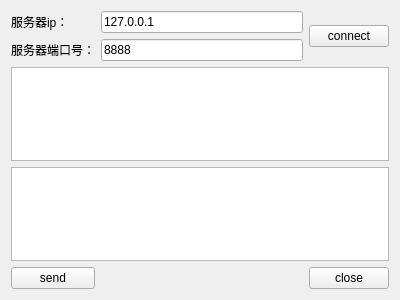
<?xml version="1.0" encoding="UTF-8"?>
<ui version="4.0">
 <class>clientwidget</class>
 <widget class="QWidget" name="clientwidget">
  <property name="geometry">
   <rect>
    <x>0</x>
    <y>0</y>
    <width>400</width>
    <height>300</height>
   </rect>
  </property>
  <property name="windowTitle">
   <string>Form</string>
  </property>
  <layout class="QGridLayout" name="gridLayout">
   <item row="0" column="0">
    <widget class="QLabel" name="label">
     <property name="text">
      <string>服务器ip：</string>
     </property>
    </widget>
   </item>
   <item row="0" column="1">
    <widget class="QLineEdit" name="lineEditIp">
     <property name="text">
      <string>127.0.0.1</string>
     </property>
    </widget>
   </item>
   <item row="0" column="2" rowspan="2">
    <widget class="QPushButton" name="pushButtonConnect">
     <property name="text">
      <string>connect</string>
     </property>
    </widget>
   </item>
   <item row="1" column="0">
    <widget class="QLabel" name="label_2">
     <property name="text">
      <string>服务器端口号：</string>
     </property>
    </widget>
   </item>
   <item row="1" column="1">
    <widget class="QLineEdit" name="lineEditPort">
     <property name="text">
      <string>8888</string>
     </property>
    </widget>
   </item>
   <item row="2" column="0" colspan="3">
    <widget class="QTextEdit" name="textEditRead">
     <property name="readOnly">
      <bool>true</bool>
     </property>
    </widget>
   </item>
   <item row="3" column="0" colspan="3">
    <widget class="QTextEdit" name="textEditWrite"/>
   </item>
   <item row="4" column="0">
    <widget class="QPushButton" name="pushButtonSend">
     <property name="text">
      <string>send</string>
     </property>
    </widget>
   </item>
   <item row="4" column="1">
    <spacer name="horizontalSpacer">
     <property name="orientation">
      <enum>Qt::Horizontal</enum>
     </property>
     <property name="sizeHint" stdset="0">
      <size>
       <width>203</width>
       <height>20</height>
      </size>
     </property>
    </spacer>
   </item>
   <item row="4" column="2">
    <widget class="QPushButton" name="pushButtonClose">
     <property name="text">
      <string>close</string>
     </property>
    </widget>
   </item>
  </layout>
 </widget>
 <resources/>
 <connections/>
</ui>
